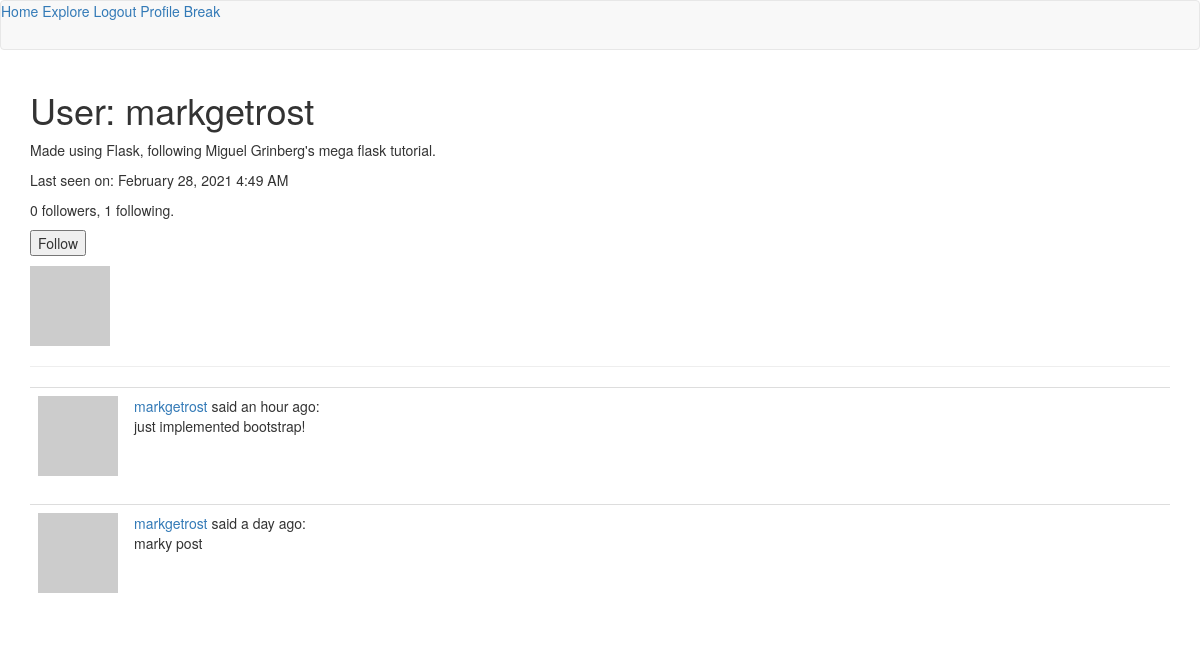
/user/markgetrost (signed in), run on the app's committed database.
### app/models.py (models this page shows, shortened)
class User(UserMixin, db.Model):
    id = db.Column(db.Integer, primary_key=True)
    username = db.Column(db.String(64), index=True, unique=True)
    email = db.Column(db.String(120), index=True, unique=True)
    password_hash = db.Column(db.String(128))
    posts = db.relationship('Post', backref='author', lazy='dynamic')
    about_me = db.Column(db.String(140))
    last_seen = db.Column(db.DateTime, default=datetime.utcnow)
    '''
    implementing followers
    the following relationship implements this idea:
    A follows B. A is the left User. B is the right User.
    If we query A, we get the list of users followed by A.

    Below,
    • 'User' is the user followed by A.
    • secondary is the aux. table above this class.
    • primary join is the condition that links A to B.
        - the follower id matches self.id (first var. in this class above)
    • secondaryjoin links B to A. B is the followed user, so they have the
      same id.
    • backref

    '''
    followed = db.relationship(
        'User', secondary=followers,
        primaryjoin=(followers.c.follower_id == id),
        secondaryjoin=(followers.c.followed_id == id),
        backref=db.backref('followers', lazy='dynamic'), lazy='dynamic')
    def avatar(self, size):
        return 'https://www.gravatar.com/avatar/%s?d=identicon&s=%d' % (md5(self.email.encode('utf-8')).hexdigest(), size)
    '''
    Implement following and unfollowing other users.
    '''
    def is_following(self, user):
        return self.followed.filter(followers.c.followed_id==user.id).count() > 0

class Post(db.Model):
    id = db.Column(db.Integer, primary_key=True)
    body = db.Column(db.String(140))
    timestamp = db.Column(db.DateTime, index=True, default=datetime.utcnow)
    user_id = db.Column(db.Integer, db.ForeignKey('user.id'))

### app/routes.py (the view)
@app.route('/user/<username>')
@login_required
def user(username):
	user = User.query.filter_by(username=username).first_or_404()
	page = request.args.get('page', 1, type=int) #query string, default, type
	posts = user.posts.order_by(Post.timestamp.desc()).paginate(
		page, app.config['POSTS_PER_PAGE'], False)
	next_url = url_for('user', username=user.username, page=posts.next_num) \
		if posts.has_next else None
	prev_url = url_for('user', username=user.username, page=posts.prev_num) \
	if posts.has_prev else None
	'''
	note, above we use url_for to pass extra arguments.
	username specifies the user whose profile page we're targetting.
	the page argument is used in this function to determine which of
	this user's posts should be displayed (pagination).

	below, if we're viewing someone else's profile, form serves as the
	follow/unfollow button.
	'''
	form = EmptyForm()
	return render_template('user.html',user=user,posts=posts.items,form=form)

### app/forms.py
class EmptyForm(FlaskForm):
    submit = SubmitField('Submit')

### app/models.py (called while the page is built)
@login.user_loader
def load_user(id):
    return User.query.get(int(id))

### app/routes.py (called while the page is built)
@app.before_request
def before_request():
	if current_user.is_authenticated:
		current_user.last_seen = datetime.utcnow()
		db.session.commit()

### app/templates/user.html (shortened to what this page needs)
{% extends "base.html" %}
{% block app_content %}
    <table>
        <tr valign="top">
            <td><img src="{{ user.avatar(128) }}"></td>
            <h1>User: {{ user.username }}</h1>
            {% if user.about_me %}<p>{{ user.about_me }}</p>{% endif %}
            {% if user.last_seen %}
              <p>Last seen on: {{ moment(user.last_seen).format('LLL') }}</p>
            {% endif %}
              <p>{{ user.followers.count() }} followers, {{ user.followed.count() }} following.</p>
            {% if user == current_user %}
            <p><a href="{{ url_for('edit_profile') }}">Edit your profile</a></p>
            {% elif not current_user.is_following(user) %}
            <p>
              <form action="{{ url_for('follow', username=user.username) }}" method="post">
                {{ form.submit(value='Follow') }}
             </form>
           </p>
            {% endif %}
        </tr>
    </table>
    <hr>
    {% for post in posts %}
        {% include '_post.html' %}
    {% endfor %}
{% endblock %}

### app/templates/_post.html
 <table class="table table-hover">
        <tr>
            <td width="70px">
                <a href="{{ url_for('user', username=post.author.username) }}">
                    <img src="{{ post.author.avatar(70) }}" />
                </a>
            </td>
            <td>
              <a href="{{ url_for('user', username=post.author.username) }}">
                  {{ post.author.username }}
              </a>
              said {{ moment(post.timestamp).fromNow() }}:
              <br>
              {{ post.body }}
            </td>
        </tr>
    </table>

### data on the page
User: username "markgetrost", about_me "Made using Flask, following Miguel Grinberg's mega flask tutorial.", last_seen "February 28, 2021 4:49 AM"
Post: author.username "markgetrost", timestamp "an hour ago", body "just implemented bootstrap!"
Post: author.username "markgetrost", timestamp "a day ago", body "marky post"

### other printed values
{{ user.followers.count() }} "0"
{{ user.followed.count() }} "1"
